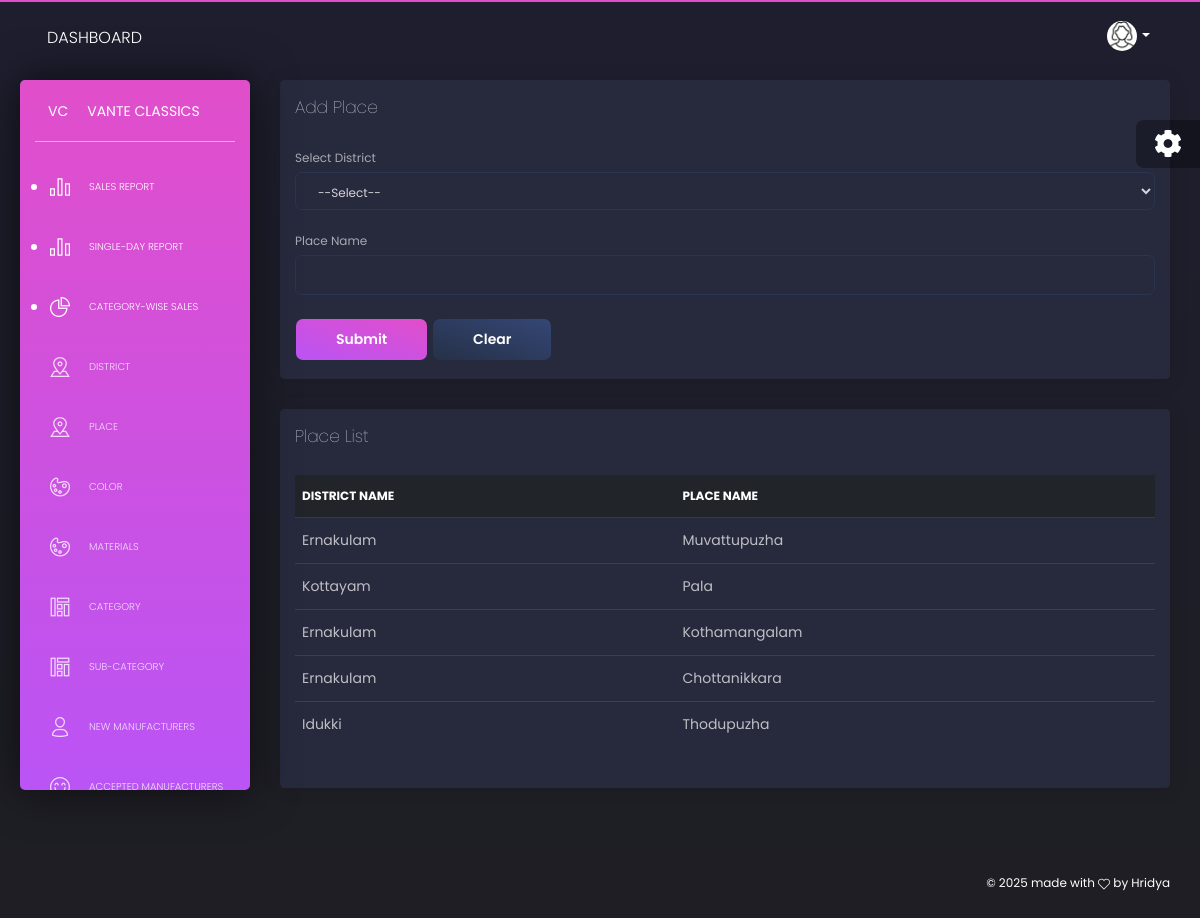
Page /PROJECT/Admin/Place.php on the committed database.
### tables this page shows
CREATE TABLE `tbl_place` (
  `place_id` int(11) NOT NULL,
  `place_name` varchar(50) NOT NULL,
  `district_id` int(11) NOT NULL
);

CREATE TABLE `tbl_district` (
  `district_id` int(11) NOT NULL,
  `district_name` varchar(30) NOT NULL
);

### PROJECT/Admin/Place.php (the view, shortened to what this page needs)
<?php
include("../Assets/Connection/connection.php");
include("Head.php");
		?>
<!DOCTYPE html PUBLIC "-//W3C//DTD XHTML 1.0 Transitional//EN" "http://www.w3.org/TR/xhtml1/DTD/xhtml1-transitional.dtd">
<html xmlns="http://www.w3.org/1999/xhtml">
<head>
</head>
<body>
    <div class="row">
        <div class="container-fluid">
            <div class="row">
                <div class="col-md-12">
                    <div class="card">
                        <div class="card-header">
                            <h4 class="card-title">Add Place</h4>
                        </div>
                        <div class="card-body">
                            <form id="form1" name="form1" method="post" action="">
                                <div class="form-group">
                                    <label for="sel_dis">Select District</label>
                                    <select name="sel_dis" required id="sel_dis" class="form-control">
                                        <option>--Select--</option>
                                    </select>
                                </div>
                                <div class="form-group">
                                    <label for="txt_place">Place Name</label>
                                    <input required type="text" name="txt_place" id="txt_place" class="form-control" />
                                </div>
                                <button type="submit" name="btn_submit" id="btn_submit" class="btn btn-primary">Submit</button>
                                <button type="reset" name="btn_clear" id="btn_clear" class="btn btn-secondary">Clear</button>
                            </form>
                        </div>
                    </div>
                </div>
                <div class="col-md-12">
                    <div class="card">
                        <div class="card-header">
                            <h4 class="card-title">Place List</h4>
                        </div>
                        <div class="card-body">
                            <div class="table-responsive">
                                <table class="table">
                                    <thead class="thead-dark">
                                        <tr>
                                            <th>District Name</th>
                                            <th>Place Name</th>
                                        </tr>
                                    </thead>
                                    <tbody>
                                        <?php
                                        $SelQry = "SELECT tbl_place.*, tbl_district.district_name FROM tbl_place
                                                   INNER JOIN tbl_district ON tbl_place.district_id = tbl_district.district_id";
                                        $result = $Con->query($SelQry);
                                        while ($row = $result->fetch_assoc()) {
                                        ?>
                                        <tr>
                                            <td><?php echo htmlspecialchars($row['district_name']); ?></td>
                                            <td><?php echo htmlspecialchars($row['place_name']); ?></td>
                                        </tr>
                                        <?php } ?>
                                    </tbody>
                                </table>
                            </div>
                        </div>
                    </div>
                </div>
            </div>
        </div>
    </div>
</body>
</html>
<?php
            include("Foot.php");
            ?>

### PROJECT/Admin/Place.php (style rules this page uses)
.btn-secondary { background-color: #6c757d; border-color: #6c757d; color: white; }

### rows in the picture
tbl_place: district.district_name "Ernakulam", place_name "Muvattupuzha"
tbl_place: district.district_name "Kottayam", place_name "Pala"
tbl_place: district.district_name "Ernakulam", place_name "Kothamangalam"
tbl_place: district.district_name "Ernakulam", place_name "Chottanikkara"
tbl_place: district.district_name "Idukki", place_name "Thodupuzha"
